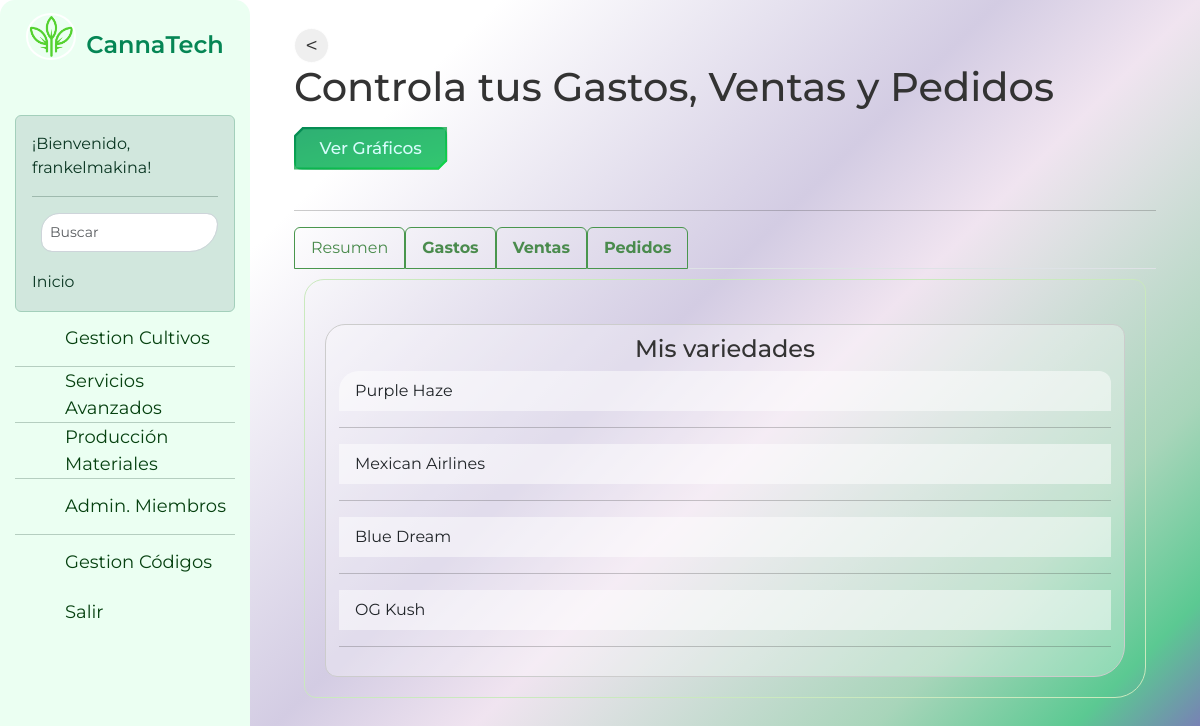
The app's page /dashboard/ (signed in) with its own data.
### core/models.py (models this page shows, shortened)
class Variedad(models.Model): #planta
    nombre = models.CharField(max_length=100)
    descripcion = models.TextField()
    user = models.ForeignKey(User, on_delete=models.CASCADE, default=None)
    def __str__(self):
        return self.nombre

### core/views.py (the view, shortened to what this page needs)
# urls.py: path('dashboard/', views.dashboard, name='dashboard'),
@login_required
def dashboard(request):
    gasto_form = GastoOperativoForm()
    venta_form = VentaForm()
    pedido_form = PedidoForm()
    context = {
        'gasto_form': gasto_form,
        'venta_form': venta_form,
        'pedido_form': pedido_form,
        'gastos': GastoOperativo.objects.all(),
        'ventas': Venta.objects.all(),
        'pedidos': Pedido.objects.all(),
        'variedades': Variedad.objects.all(),
    }
    return render(request, 'core/dashboard.html', context)

### core/forms.py
class GastoOperativoForm(forms.ModelForm):
    class Meta:
        model = GastoOperativo
        fields = ['tipo_gasto', 'descripcion', 'monto', 'fecha', 'variedad']
        widgets = {
            'fecha': forms.DateInput(attrs={'placeholder': 'AAAA-MM-DD'}),
        }

class VentaForm(forms.ModelForm):
    class Meta:
        model = Venta
        fields = ['producto', 'cantidad', 'precio_unitario', 'fecha', 'variedad']
        widgets = {
            'fecha': forms.DateInput(attrs={'placeholder': 'AAAA-MM-DD'}),
        }

### core/templates/core/dashboard.html (shortened to what this page needs)
{% extends 'core/base.html' %}
{% load static %}
{% block content %}
<div class="container mt-4 ">
    <input type="button" class="btn-prev" value="<" onClick="javascript:history.go(-1);">
    <div class="row">
        <div class="col">
            <h1>Controla tus Gastos, Ventas y Pedidos</h1>
            <p class="text-right">
                <a href="{% url 'graficar_datos' %}" class="btn btn-primary mt-2 mb-2">Ver Gráficos</a>
            </p>
        </div>
    </div>
    <hr>
    <ul class="nav nav-tabs" id="myTab" role="tablist" >
        <li class="nav-item green-tab active" role="presentation">
            <a class="nav-link" id="home-tab" href="{% url 'dashboard' %}" role="tab" aria-controls="home" aria-selected="true">Resumen</a>
        </li>
        <li class="nav-item green-tab" role="presentation">
            <a class="nav-link" id="gastos-tab" data-toggle="tab" href="#gastos" role="tab" aria-controls="gastos" aria-selected="false"><strong>Gastos</strong></a>
        </li>
        <li class="nav-item green-tab" role="presentation">
            <a class="nav-link" id="ventas-tab" data-toggle="tab" href="#ventas" role="tab" aria-controls="ventas" aria-selected="false"><strong>Ventas</strong></a>
        </li>
        <li class="nav-item green-tab" role="presentation">
            <a class="nav-link" id="pedidos-tab" data-toggle="tab" href="#pedidos" role="tab" aria-controls="pedidos" aria-selected="false"><strong>Pedidos</strong></a>
        </li>
    </ul>
    <div class="tab-content" style="border: 1px solid #cae9be; padding: 10px; margin: 10px; border-radius: 20px 12px 31px;" id="myTabContent">
        <div class="tab-pane fade show active" id="home" role="tabpanel" aria-labelledby="home-tab">
            <div class="row mt-4">
                <div class="mx-auto ">
                    <div class="var">
                        <div class="card-header">
                            <div class="text-center">
                                <h4>Mis variedades</h4>
                            </div>
                        </div>
                        <ul class="list-group list-group-flush">
                            {% for variedad in variedades %}
                                <li class="list-group-item">{{ variedad.nombre }}</li>
                                <hr>
                            {% empty %}
                                <li class="list-group-item">No hay variedades registradas.</li>
                            {% endfor %}
                        </ul>
                    </div>
                </div>
            </div>
        </div>
    </div>
</div>
{% endblock %}

### core/templates/core/base.html (shortened to what this page needs)
{% load static %}
<!DOCTYPE html>
<html lang="en">
<head>
    <link rel="stylesheet" href="https://cdn.jsdelivr.net/npm/bootstrap@5.3.0/dist/css/bootstrap.min.css">
    <link rel="stylesheet" href="https://code.ionicframework.com/ionicons/2.0.1/css/ionicons.min.css">
    <link href="{% static 'core/css/main.css' %}" rel="stylesheet">
    <link href="{% static 'core/css/styles.css' %}" rel="stylesheet">
    <link rel="stylesheet" href="https://cdnjs.cloudflare.com/ajax/libs/font-awesome/6.5.2/css/all.min.css" />
</head>
<body data-bs-theme="light">
    <div class="container-fluid">
        <div class="row">
            {% if user.is_authenticated %}
            <div class="barra-lateral">
                <div>
                    <div class="nombre-pagina">
                        <a href="{% url 'home' %}">
                            <img src="{% static 'core/images/logo.png' %}" alt="CannaTech Logo" class="logo">
                        </a>
                        <p class="nombre">CannaTech</p>
                    </div>
                           <div class="alert alert-success mt-1 mb-1">
                        ¡Bienvenido,<br> {{ request.user.get_username }}!
                        <hr>
                                <form method="GET" action="{% url 'search_results' %}" class="form-inline my-2 my-lg-0">
                                   <strong>  </strong>
                                    <input class="form-control mr-sm-2" type="search" placeholder="Buscar" aria-label="Search" name="q">
                                </form>
                                <a id="home" href="{% url 'home' %}" class="no-decoration">
                                    <span class="text-color"><small>Inicio</small></span>
                                </a>
                            </div>
                                    </div>
                        <nav class="navegacion">
                            <li>
                                <a id="products" href="{% url 'products' %}">
                                    <span>Gestion Cultivos</span>
                                </a>
                            </li>
                            <div style="border-top: 1px solid #9eb9abb2; margin: 5px 0;"></div>
                <a id="funcionalidades" href="{% url 'management-view' %}">
                    <span>Servicios<br>Avanzados</span>
                </a>
            <div style="border-top: 1px solid #9eb9abb2; margin: 5px 0;"></div>
            <li>
                <a id="panelproduccion" href="{% url 'panel_de_control' %}">
                    <span class="text-color">Producción<br>Materiales</span>
                </a>
            </li>
            <div style="border-top: 1px solid #9eb9abb2; margin: 5px 0;"></div>
            <li>
                <a id="panelproduccion" href="{% url 'lista_miembros' %}">
                    <span class="text-color">Admin. Miembros</span>
                </a>
            </li>
            <div style="border-top: 1px solid #9eb9abb2; margin: 5px 0;"></div>
                    <li>
                        <a id="funcionalidades" href="{% url 'barcodes' %}">
                        <span>Gestion Códigos</span>
                        </a>
                            </li>
                <a id="exit" href="{% url 'exit' %}">
                    <span>Salir</span>
                </a>
            </div>
            {% endif %}
            <div class="col">
                <main class="{% if user.is_authenticated %}authenticated-main{% else %}unauthenticated-main{% endif %}">
                    {% block content %}
                    {% endblock %}
                </main>
</body>
</html>

### records on screen
Variedad: nombre "Purple Haze"
Variedad: nombre "Mexican Airlines"
Variedad: nombre "Blue Dream"
Variedad: nombre "OG Kush"

### other values on screen
{{ request.user.get_username }} "frankelmakina"
